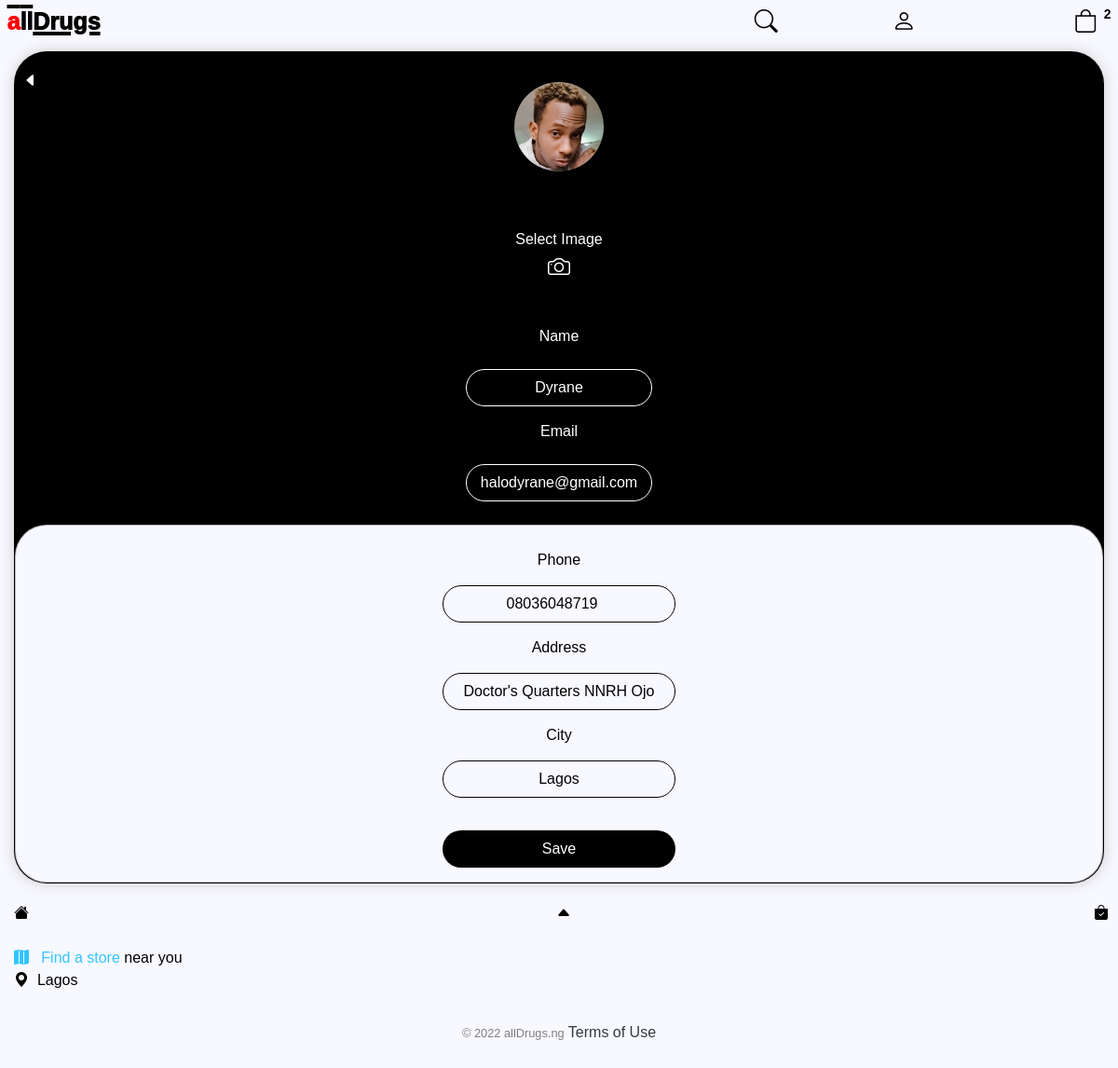
The app's page /edit_account/23 (signed in) with its own data.
### store/models.py (models this page shows, shortened)
class Customer(models.Model):
    user = models.OneToOneField(User, on_delete=models.CASCADE, null=True, blank=True)
    name = models.CharField(max_length=200, null=True)
    phone = PhoneField(blank=True, help_text='Contact phone number')
    email = models.CharField(max_length=200, null=True)
    image = models.ImageField(null=True, blank=True, default='user.png', upload_to='uploads/')
    color = ColorField(default='#FF0000',format="hexa", image_field="image")
    @property
    def imageURL(self):
        try:
            url = self.image.url
        except:
            url=''
        return url

class ShippingAddress(models.Model):
    customer = models.ForeignKey(Customer, on_delete=models.SET_NULL, null=True, blank=True)
    order = models.ForeignKey(Order, on_delete=models.SET_NULL, null=True, blank=True)
    address = models.CharField (max_length=200, null=False,default="nigeria")
    city = models.CharField (max_length=200, null=False)
    state = models.CharField (max_length=200, null=False)
    zipcode = models.CharField (max_length=200, null=False)
    date_added = models.DateTimeField(auto_now_add=True)

### store/views.py (the view)
def edit_account(request,pk):
	data = cartData(request)
	cartItems = data['cartItems']
	order = data['order']
	items = data['items']
	user = request.user.customer
	pk = user.id
	try:
	    ship = ShippingAddress.objects.get(customer= user, order = order)
	except ShippingAddress.DoesNotExist:
	    ship = None
	context = {'items':items, 'user':user, 'order':order, 'cartItems':cartItems, 'ship':ship }
	return render(request,'store/edit_account.html',context)

### store/models.py (called while the page is built)
    @property
    def get_cart_items(self):
        orderitems = self.orderitem_set.all()
        total = sum([item.quantity for item in orderitems])
        return total

### store/utils.py (called while the page is built)
def cartData(request):
	if request.user.is_authenticated:
		customer = request.user.customer
		order, created = Order.objects.get_or_create(customer=customer, complete=False)
		items = order.orderitem_set.all()
		cartItems = order.get_cart_items
	else:
		cookieData = cookieCart(request)
		cartItems = cookieData['cartItems']
		order = cookieData['order']
		items = cookieData['items']
	return {'cartItems':cartItems ,'order':order, 'items':items}

### store/templates/store/edit_account.html (shortened to what this page needs)
{% extends "store/main.html" %}
{% load static %}
{% block content %}
<div class="row">
    <div class="col-lg-12 text-center">
        <div id="profile" class="box-element"style="">
            <form class="" method="POST" action="{% url 'update_account' user.id %}">
                <img name="image"
                style="width:100px; length:100px;border:2px solid;border-radius:50%; margin:15px" src="{{user.imageURL}}" />
                <div class="back" style="
                    position: absolute;
                    left: 25px;
                    top:20px;">
                    <a href="{% url 'account' %}">
                        <i style="color:white;"class="bi bi-caret-left-fill"></i>
                    </a>
                </div>
                <div class="edit-header">
                    <section style="text-align:center;
                    padding:3%;
                    border:thin solid black;color:white">
                        <label for ="input-image" style="cursor:pointer">
                            Select Image<br>
                            <i style="font-size:24px" class="bi bi-camera"></i>
                            <input style="border:none;width:220px;display:none" type="file" id = "input-image" name="image"/><br>
                        </label>
                    </section>
                    <section>
                        <label style="color:white">Name</label>
                        <input type="text" name="name"
                        value="{{user.name}}" />
                    </section>
                    <section>
                        <label style="color:white">Email</label>
                        <input type="email" name="email"
                        value="{{user.email}}" />
                    </section>
                </div>
                <div style="padding:15px;margin: 25px 0px 0px 0px;box-shadow:none;border-radius:34px;"id="" class="box-element edit">
                    <div style="margin:10px"class="contact text-center">
                        <div style="display:flex; justify-content:space-between; flex-direction:column;" class="phone">
                            <section style="flex:50%">
                                Phone
                            </section>
                            <section style="flex:50%">
                                <input type="number" name="phone" value="{{user.phone}}" />
                            </section>
                        </div>
                        <div style="display:flex ;justify-content:space-between; flex-direction:column;" class="address">
                            <section style="flex:50%">
                                Address
                            </section>
                            <section style="flex:50%">
                                <input type="text" name="address" value="{{ship.address}}" />
                            </section>
                        </div>
                        <div style="display:flex justify-content:space-between; flex-direction:column;" class="city">
                            <section style="flex:50%">
                                City
                            </section>
                            <section style="flex:50%">
                                <input type="text" name="city" value="{{ship.city}}" />
                            </section>
                        </div>
                    </div>
                    <div style="display:flex; justify-content: center; ">
                        <input style="margin:20px 5px 0px 5px;border:none; border-radius:30px;padding:8px;background-color:black;color:white" class=" profile-btn-a" type="submit" value="Save" />
                    </div>
                </div>
            </form>
        </div>
    </div>
</div>
{% endblock content %}

### static/css/main.css (style rules this page uses)
body { background-color: #f8f8ff!important; font-weight: 400; font-family:'Choco cooky',reross-quadratic, sans-serif; color: #000; font-style: normal; padding:0px; margin:0px; overflow: scroll; }
.box-element { box-shadow: hsl(0, 0%, 80%) 0 0 16px; background-color: #f8f8ff; border: .2px solid rgba(0,0,0,0.25); padding: 10px; width:100%; }
.col-lg-4, .col-lg-6, .col-lg-8, .col-lg-12 { margin-top: 10px; }
.back a { color:#000; }
#profile { background:#000; padding:15px 0px 0px 0px; border-radius: 35px; }
.profile-btn-b, .profile-btn-a { background: #000; color: white; }
.edit input { border:0; background: none; display: block; margin: 15px auto; text-align: center; border: 1.5px solid #000; padding: 7px 7px; width: 250px; outline: none; color: #000; border-radius: 22px; transition: 0.25s; }
.edit-header input { border:0; background: none; display: block; margin: 15px auto; text-align: center; border: 1.5px solid #fff; padding: 7px 7px; width: 200px; outline: none; color: #fff; border-radius: 22px; transition: 0.25s; }
.row { width:100%; margin:0px; padding: 0px; }

### static/css/main_dark.css (style rules this page uses)
body { background-color: rgb(37,37,37,1)!important; font-weight: 400; font-family: 'Choco cooky',reross-quadratic, sans-serif; color: white; font-style: normal; margin:0px; padding:0px; }
.box-element { box-shadow: hsl(0, 0%, 20%) 0 0 16px; background-color: #070700; border-radius: 20px; padding: 10px; }
.col-lg-4, .col-lg-6, .col-lg-8, .col-lg-12 { margin-top: 10px; }
.back a { color:white; }
#profile { background:#f8f8ff; padding:15px 0px 0px 0px; border-radius: 35px; }
.profile-btn-b, .profile-btn-a { background: #f8f8ff; color: #070606; }
.row { width:100%; margin:0px; padding: 0px; }

### records on screen
Customer: imageURL (picture), name "Dyrane", email "halodyrane@gmail.com", phone "08036048719"
ShippingAddress: address "Doctor's Quarters NNRH Ojo", city "Lagos"

### other values on screen
{{ cartItems }} "2"
